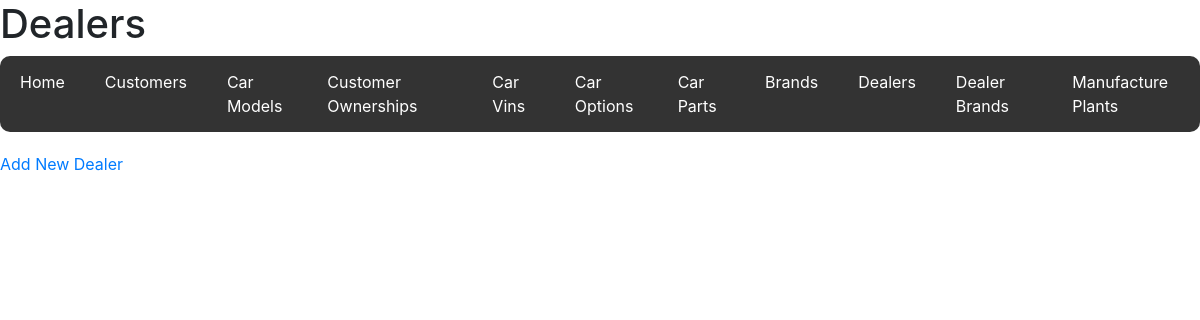
Page /dealers on the earlier database version.
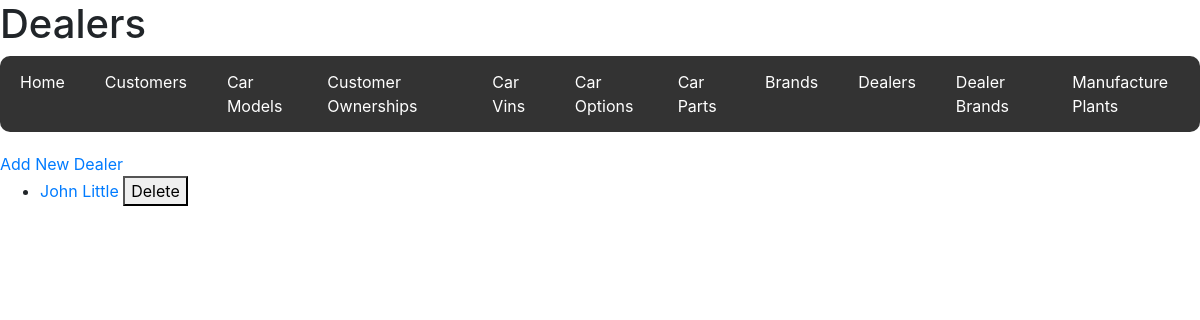
Same page on the later database version.
### code/models.py (models this page shows)
class Dealer(db.Model):
    __tablename__ = "Dealers"
    dealer_id = db.Column(db.Integer, primary_key=True)
    dealer_name = db.Column(db.String(50))
    dealer_address = db.Column(db.String(128))
    ownerships = db.relationship("CustomerOwnership", back_populates="dealer")
    dealer_brands = db.relationship("DealerBrand", back_populates="dealer")

### code/routes/dealers.py (the view, shortened to what this page needs)
@dealers_bp.route("/dealers", methods=["GET", "POST"])
def dealers():
    dealers = Dealer.query.all()
    return render_template("dealers.html", dealers=dealers)

### code/templates/dealers.html
{% extends 'base.html' %} {% block title %}Dealers{% endblock %} {% block header
%}
<h1>Dealers</h1>
{% endblock %} {% block content %}
<a href="{{ url_for('dealers.new_dealer') }}">Add New Dealer</a>
<ul>
  {% for dealer in dealers %}
  <li>
    <a href="{{ url_for('dealers.view_dealer', dealer_id=dealer.dealer_id) }}">
      {{ dealer.dealer_name }}
    </a>
    <form
      action="{{ url_for('dealers.delete_dealer', dealer_id=dealer.dealer_id) }}"
      method="POST"
      style="display: inline"
    >
      <button type="submit">Delete</button>
    </form>
  </li>
  {% endfor %}
</ul>
{% endblock %}

Differences in the rows shown:
added Dealer: dealer_name "John Little"
